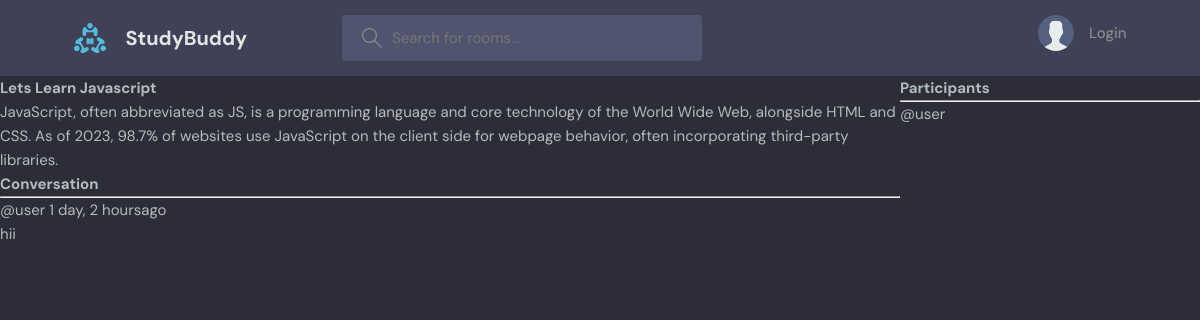
The page /room/1/ on the database its author committed.
### base/models.py (models this page shows, shortened)
class Room(models.Model):
    host = models.ForeignKey(User, on_delete=models.SET_NULL, null=True)
    topic = models.ForeignKey(Topic, on_delete=models.SET_NULL, null=True)
    name = models.CharField(max_length=200)
    description = models.TextField(null=True, blank=True)
    participants = models.ManyToManyField(User, related_name='participants', blank=True )
    updated = models.DateTimeField(auto_now=True)
    created = models.DateTimeField(auto_now_add=True)
    class Meta:
        ordering = ['-updated', '-created']

class Message(models.Model):
    user = models.ForeignKey(User, on_delete=models.CASCADE)
    room = models.ForeignKey(Room, on_delete=models.CASCADE)
    body = models.TextField()
    updated = models.DateTimeField(auto_now=True)
    created = models.DateTimeField(auto_now_add=True)
    class Meta:
        ordering = ['-updated', '-created']

### base/views.py (the view, shortened to what this page needs)
# urls.py: path('room/<str:pk>/', views.room, name="room"),
def room(request, pk):
    room = Room.objects.get(id=pk)
    room_messages = room.message_set.all()
    participants = room.participants.all()
    context = {'room' : room, 'room_messages' : room_messages, 'participants': participants}
    return render(request, 'base/room.html', context)

### base/templates/base/room.html (shortened to what this page needs)
{% extends 'main.html' %}
{% block content %}
<div class="room-container">
    <div>
<h1>{{room.name}}</h1>
<p>{{room.description}}</p>
<div class="comment-wrapper">
    <h3>Conversation</h3>
    <hr>
    {% for message in room_messages %}
    <div>
        <small>@{{message.user}}  {{message.created|timesince}}ago</small>
        <p> {{message.body}} </p>
    </div>
    {% endfor %}
</div>
</div>
<div>
<h3>Participants</h3>
<hr>
{% for user in participants %}
   <div>
    <p>@{{user.username}}</p>
   </div>
{% endfor %}
</div>
</div>
{% endblock content %}

### static/styles/style.css (style rules this page uses)
:root { --color-main: #71c6dd; --color-main-light: #e1f6fb; --color-dark: #3f4156; --color-dark-medium: #51546e; --color-dark-light: #696d97; --color-light: #e5e5e5; --color-gray: #8b8b8b; --color-light-gray: #b2bdbd; --color-bg: #2d2d39; --color-success: #5dd693; --color-error: #fc4b0b; }
* { font-family: "DM Sans", -apple-system, BlinkMacSystemFont, "Segoe UI", Roboto, Oxygen, Ubuntu, Cantarell, "Open Sans", "Helvetica Neue", sans-serif; margin: 0; padding: 0; box-sizing: border-box; text-rendering: optimizeLegibility; font-size: inherit; }
html { font-size: 56.25%; }
@media only screen and (min-width: 1200px) { html { font-size: 62.5%; } }
body { line-height: 1.6; font-weight: 400; font-size: 1.5rem; color: var(--color-light-gray); background-color: var(--color-bg); min-height: 100vh; }

### base/templates/base/room.html (style rules this page uses)
.room-container { display: grid; grid-template-columns: 3fr 1fr; }

### rows shown on the page
Room: name "Lets Learn Javascript", description "JavaScript, often abbreviated as JS, is a programming language and core technology of the World Wide Web, alongside HTML and CSS. As of 2023, 98.7% of websites use JavaScript on the client side for webpage behavior, often incorporating third-party libraries."
Message: user "user", created "1 day, 2 hours", body "hii"

### other values the page prints
{{ user.username }} "user"
